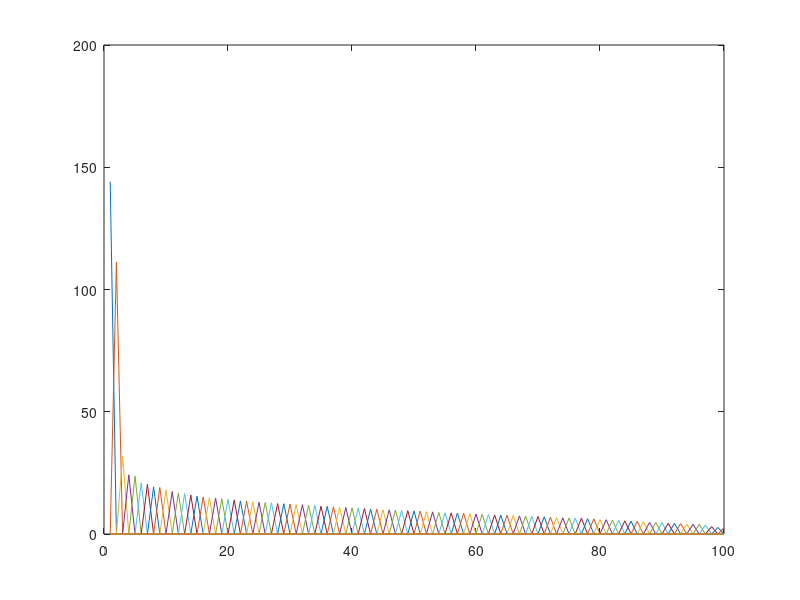
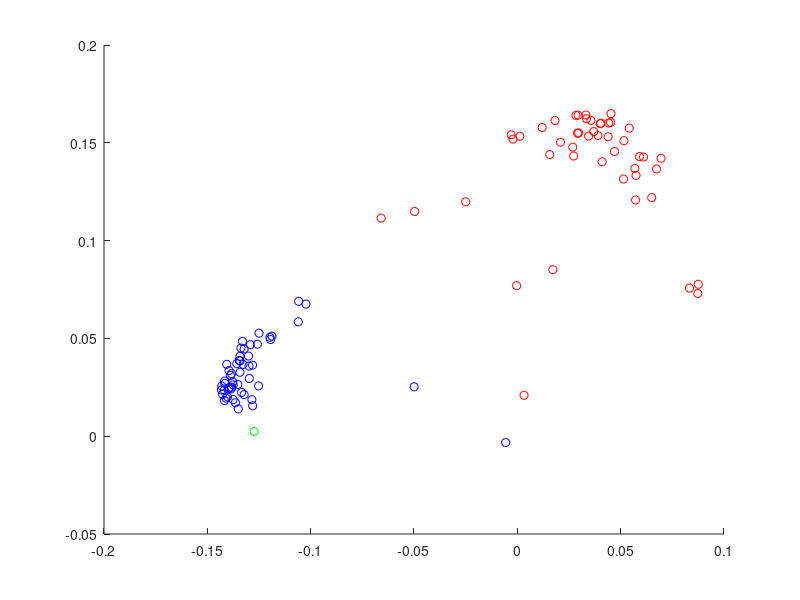
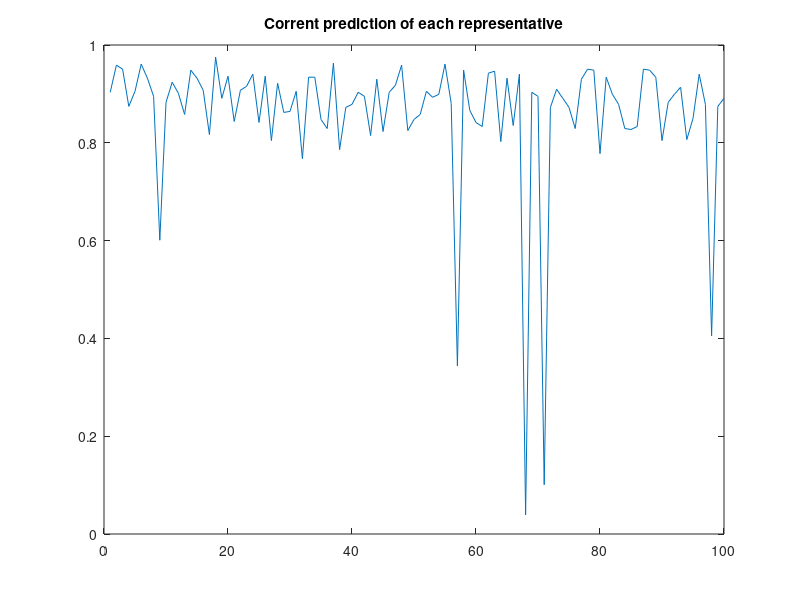
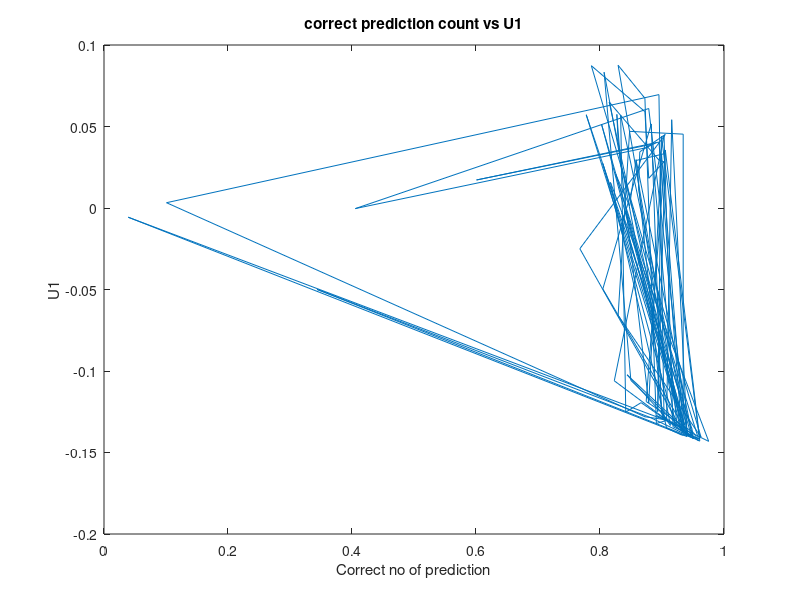

The MATLAB script that drew these images, in order:
%Senate
%3(a)
clear all
fileID = fopen('senate_names.txt','r');
names=textscan(fileID,'%s')
fclose(fileID);
parties=load('senate_parties.txt')
votes=load('senate_votes.txt')
democrats=find(parties==100)
republicans=find(parties==200)
independant=find(parties~=100 & parties~=200)

%3(b)
[u1,s1,v1]=svd(votes)
plot(s1)

%3(c)
xdem=u1(democrats,1)
ydem=u1(democrats,2)
xrep=u1(republicans,1)
yrep=u1(republicans,2)
xind=u1(independant,1)
yind=u1(independant,2)
figure
hold on
scatter(xdem,ydem,'b')
scatter(xrep,yrep,'r')
scatter(xind,yind,'g')

%3(e)
[u,s,v]=svds(votes,2)
votes1=u*s*v'
s1=sign(votes1)
yeaPred=find(s1(:)==1)
nayPred=find(s1(:)==-1)
yeaAct=find(votes(:)==1)
countYea=numel(yeaAct)
nayAct=find(votes(:)==-1)
countNay=numel(nayAct)

yeaAccuracy=numel( intersect( yeaPred, yeaAct ) )
nayAccuracy=numel( intersect( nayPred, nayAct ) )
perYea=yeaAccuracy/countYea*100
perNay=nayAccuracy/countNay*100
fprintf('Percent of accurate results for yea is %d\n',perYea)
fprintf('Percent of accurate results for nay is %d\n',perNay)

C=zeros(100,1)
for i=1:100
    Y=numel(intersect(find(s1(i,:)==1),find(votes(i,:)==1)))
    N=numel(intersect(find(s1(i,:)==-1),find(votes(i,:)==-1)))
    P=Y+N
    
    C(i)=P/486
end
figure;
plot(C)
title('Corrent prediction of each representative')

figure;

plot(C,u(:,1))
%text(C,yk(i),num2str(i))
title('correct prediction count vs U1')
xlabel('Correct no of prediction')
ylabel('U1')